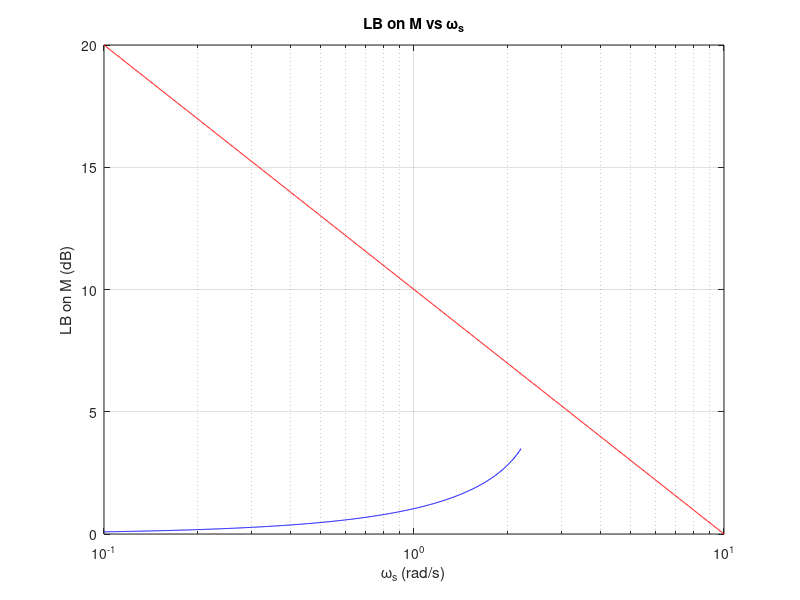

MATLAB code for this plot: (Note: this script raises an error after producing the figure.)
% Bode Sensitivity Integral
% SISO LTI plant with P-K classic feedback structure
% Open loop TF is rational and has at least 2-pole roll-off
clear; 
close all;
% Sensitivity Integral Relations for 
% Generic upper bound on sensitivity

% Available Bandwidth
wp = 10; 

% Performance Bandwidth Vector
ws_vec = logspace(-1,1,1000);
% Peak Sensitivity Value Vector
M_vec = logspace(0,2,1000); 

% RHP pole 
p = 0;  % p=0 => Stable Plant

% Order of transfer function in a given frequency range
% First slope:
k1 = 1; 
% Second slope:
k2 = 1;
% Third slope:
k3 = 1; 

% Epsilon (magnitude of sensitivity at low freq.)
% Assume that epsilon is 0 (or 0+ to be precise)

% --------------------------------------------------
% % Solve for M for different value of ws
% Expression involving M:
% k2*nthroot(M,k2)*nthroot(M,k3)*ws ...
% - nthroot(M,k3)*(-pi*p - k1*ws + k2*ws + k3*wp) + k3*wp <= 0

% Preallocate
Msoln_vec = NaN*ones(numel(ws_vec),1); 
validM_vec = NaN*ones(numel(ws_vec),1); 

for ws_ind = 1:numel(ws_vec)
    ws = ws_vec(ws_ind); 
    
    % Parameterized function:
    M_param_func = @(M,ws,wp,p,k1,k2,k3) ...
        k2*nthroot(M,k2)*nthroot(M,k3)*ws ...
        - nthroot(M,k3)*(-pi*p - k1*ws + k2*ws + k3*wp) + k3*wp;
    % "Single" variable function:
    M_singlevar_fun = @(M) M_param_func(M,ws,wp,p,k1,k2,k3);
    % Initial Point:
    M_init = 1;
    % Solve for M:
    try 
        M_soln = fzero(M_singlevar_fun,M_init);
    catch
        M_soln = NaN; 
    end
    % Store the solution:
    Msoln_vec(ws_ind) = M_soln; 
    
    % For the assumed upper bound on sensitivity, the relations are valid 
    % under certain assumption. This assumption is based on relation 
    % between ws and wp.
    validM_vec(ws_ind) = (wp/ws)^((k2*k3)/(k2+k3));  
end
% % Plot
figure; 
semilogx(ws_vec,mag2db(Msoln_vec),'-b');
grid on; hold on; 
semilogx(ws_vec,mag2db(validM_vec),'-r');
title('LB on M vs \omega_s');
ylabel('LB on M (dB)');
xlabel('\omega_s (rad/s)');
plot_axis;
ylim([0 30])

% --------------------------------------------------
% Solve for ws for different value of M
% Expression involving ws:
% ws <= (pi*p + k3/nthroot(M,k3)*wp - k3*wp)/(-k1 - k2*nthroot(M,k2) + k2)

% Preallocate
ws_vec = NaN*ones(numel(ws_vec),1); 
validws_vec = NaN*ones(numel(ws_vec),1); 

for M_ind = 1:numel(M_vec)
    M = M_vec(M_ind); 
    
    % Solve for ws
    ws_soln = (pi*p + k3/nthroot(M,k3)*wp - k3*wp)...
        /(-k1 - k2*nthroot(M,k2) + k2);
    % Store ws
    ws_vec(M_ind) = ws_soln;
    
    % For the assumed upper bound on sensitivity, the relations are valid 
    % under certain assumption. This assumption is based on relation 
    % between ws and wp.
    validws_vec(M_ind) = wp/(nthroot(M,k2)*nthroot(M,k3));  
end
% % Plot
figure; 
semilogy(mag2db(M_vec),ws_vec,'-b');
grid on; hold on; 
semilogy(mag2db(M_vec),validws_vec,'-r');
title('UP on \omega_s vs M');
xlabel('M (dB)');
ylabel('UB on Perf. Bandwidth \omega_s (rad/s)');
plot_axis;
ylim([1e-1 1e1])
